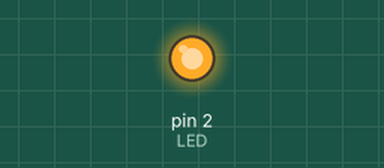
This sketch was run on a simulated Arduino Uno, built with avr-gcc and run on an emulated ATmega328P. On the bench: output pins drawn as LEDs (lit = HIGH).

Above: at 0.1 s.
At 12.4 s:
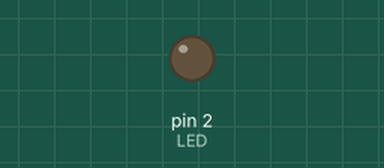
Timing chart, 0 to 16.9 s (numbered marks = the images above):
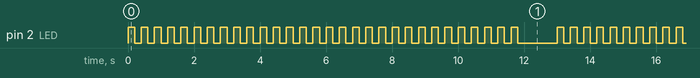

Measured:
- by itself, pin 2 (LED): repeats every 13.0 s: HIGH 0.20 s, LOW 1.2 s, 29 × (HIGH 0.20 s, LOW 0.20 s)
- by itself, everything shown: repeats every 13.0 s, in 60 steps

The sketch:

working_with_functions_2_.ino
```cpp
#define LED 2
void setup() {
  // put your setup code here, to run once:
pinMode( LED, OUTPUT);
}

void blinkBIMBO(int cycles, int del)
{
  for (int z=0; z<30; z++)
  {
    digitalWrite(LED, 1);
    delay(del);
     digitalWrite(LED, 0);
    delay(del);
    }
}

void loop() {
  // put your main code here, to run repeatedly:
blinkBIMBO(500, 200);
delay(1000);
}
```
